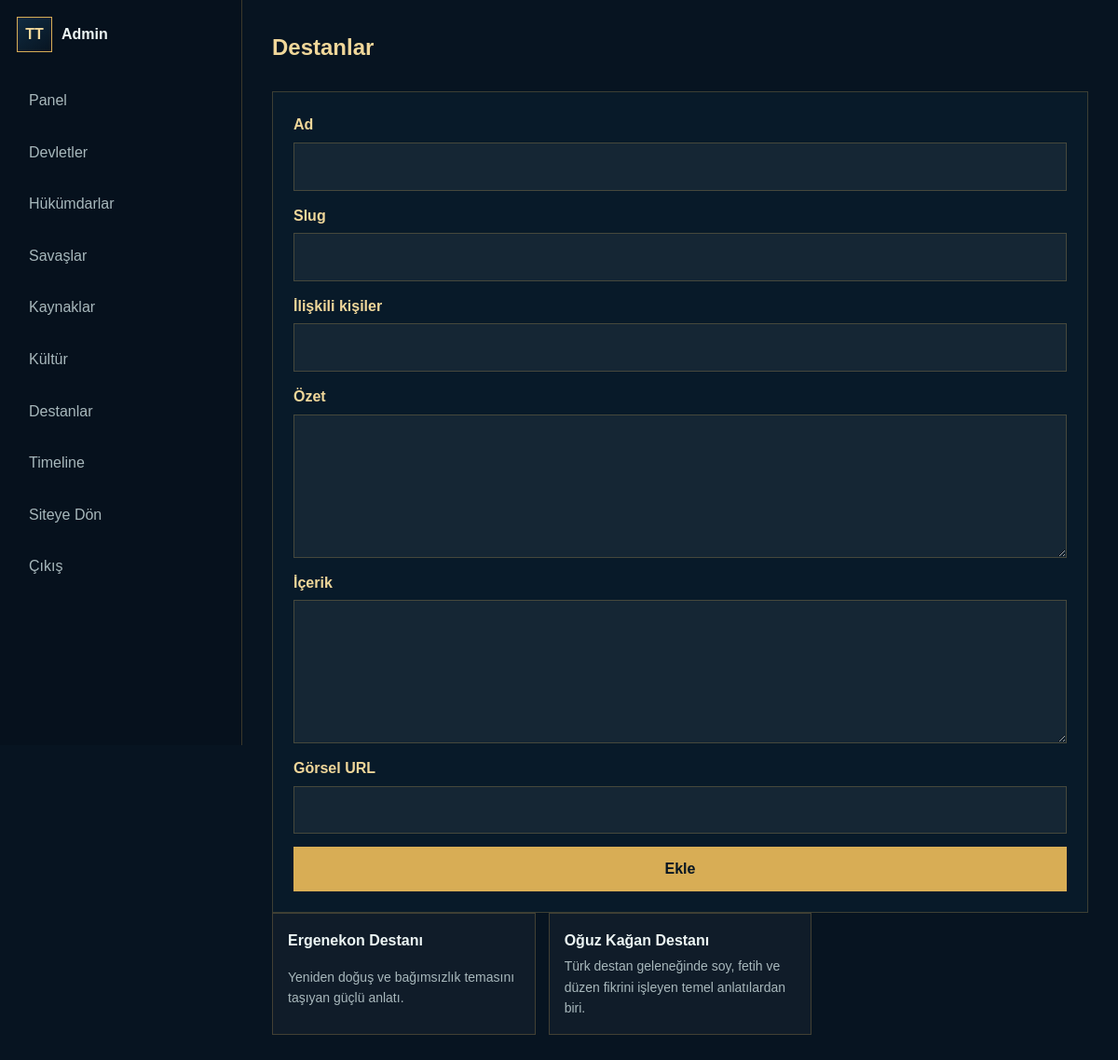
/admin/destanlar.php (signed in), run on the app's committed database.
### tables this page shows
CREATE TABLE epics (
    id INT AUTO_INCREMENT PRIMARY KEY,
    name VARCHAR(180) NOT NULL,
    slug VARCHAR(190) NOT NULL UNIQUE,
    related_people VARCHAR(255),
    summary TEXT,
    content MEDIUMTEXT,
    image VARCHAR(500),
    INDEX idx_epics_slug (slug)
);

### includes/database.php (called while the page is built, shortened)
<?php
function db(): PDO
{
    static $pdo = null;
    $host = env_value('DB_HOST', '127.0.0.1');
    $port = env_value('DB_PORT', '3306');
    $name = env_value('DB_NAME', '');
    $user = env_value('DB_USER', '');
    $password = env_value('DB_PASSWORD', '');
    $dsn = "mysql:host={$host};port={$port};dbname={$name};charset=utf8mb4";
    try {
        $pdo = new PDO($dsn, $user, $password, [
            PDO::ATTR_ERRMODE => PDO::ERRMODE_EXCEPTION,
            PDO::ATTR_DEFAULT_FETCH_MODE => PDO::FETCH_ASSOC,
            PDO::ATTR_EMULATE_PREPARES => false,
        ]);
    } catch (PDOException $exception) {
        log_error($exception);
        http_response_code(500);
        if (APP_DEBUG) {
            exit('Veritabanı bağlantı hatası: ' . htmlspecialchars($exception->getMessage(), ENT_QUOTES, 'UTF-8'));
        }
        exit('Şu anda sistem bakımda. Lütfen daha sonra tekrar deneyin.');
    }
    return $pdo;
}

### includes/functions.php (called while the page is built, shortened)
<?php
require_once __DIR__ . '/database.php';
function e(?string $value): string
{
    return htmlspecialchars((string) $value, ENT_QUOTES, 'UTF-8');
}
function fetch_all(string $sql, array $params = []): array
{
    $statement = db()->prepare($sql);
    $statement->execute($params);
    return $statement->fetchAll();
}

### admin/destanlar.php (the view, shortened to what this page needs)
<?php
require_once __DIR__ . '/../includes/auth.php';
$items = fetch_all('SELECT * FROM epics ORDER BY name');
?>
<section class="admin-heading"><h1>Destanlar</h1></section>
<form class="admin-form" method="post"><button class="button primary" type="submit">Ekle</button></form>
<div class="list-grid"><?php foreach ($items as $item): ?><article class="list-card"><strong><?= e($item['name']) ?></strong><span><?= e($item['summary']) ?></span></article><?php endforeach; ?></div>

### assets/css/main.css (style rules this page uses)
:root { --navy: #071421; --navy-2: #0b2033; --teal: #0f8f8f; --teal-soft: #8de2d8; --gold: #d8ad55; --gold-2: #f0d79a; --ink: #edf6f5; --muted: #a8b8bc; --line: rgba(216, 173, 85, .25); --panel: rgba(9, 28, 43, .88); --shadow: 0 20px 60px rgba(0, 0, 0, .32); }
* { box-sizing: border-box; }
html { scroll-behavior: smooth; }
body { margin: 0; font-family: Arial, Helvetica, sans-serif; color: var(--ink); background: var(--navy); line-height: 1.6; }
input, textarea, select, button { font: inherit; }
.button { display: inline-flex; align-items: center; justify-content: center; min-height: 44px; padding: 10px 18px; border: 1px solid var(--line); color: var(--ink); background: rgba(255, 255, 255, .04); cursor: pointer; }
.button.primary { border-color: var(--gold); color: #081622; background: var(--gold); font-weight: 800; }
.section-heading, .admin-heading { display: flex; align-items: end; justify-content: space-between; gap: 24px; margin-bottom: 28px; }
.history-card span, .list-card span, .row-link span, .compact-list span { color: var(--muted); font-size: 14px; }
.timeline-mini a, .compact-list a, .row-link, .list-card { display: grid; gap: 4px; padding: 16px; border: 1px solid var(--line); background: rgba(255, 255, 255, .035); }
.list-grid { display: grid; grid-template-columns: repeat(3, minmax(0, 1fr)); gap: 14px; }
.search-form, .contact-panel form, .admin-form, .login-panel { display: grid; gap: 14px; }

### assets/css/components.css (style rules this page uses)
.admin-body { min-height: 100vh; display: grid; grid-template-columns: 260px 1fr; background: #071421; }
.admin-heading h1 { margin: 0; color: var(--gold-2); }
.admin-form { max-width: 900px; padding: 22px; border: 1px solid var(--line); background: var(--panel); }

### data on the page
epics: name "Ergenekon Destanı", summary "Yeniden doğuş ve bağımsızlık temasını taşıyan güçlü anlatı."
epics: name "Oğuz Kağan Destanı", summary "Türk destan geleneğinde soy, fetih ve düzen fikrini işleyen temel anlatılardan biri."

### other printed values
$label "Ad Slug İlişkili kişiler Görsel URL"
$label "Özet İçerik"
